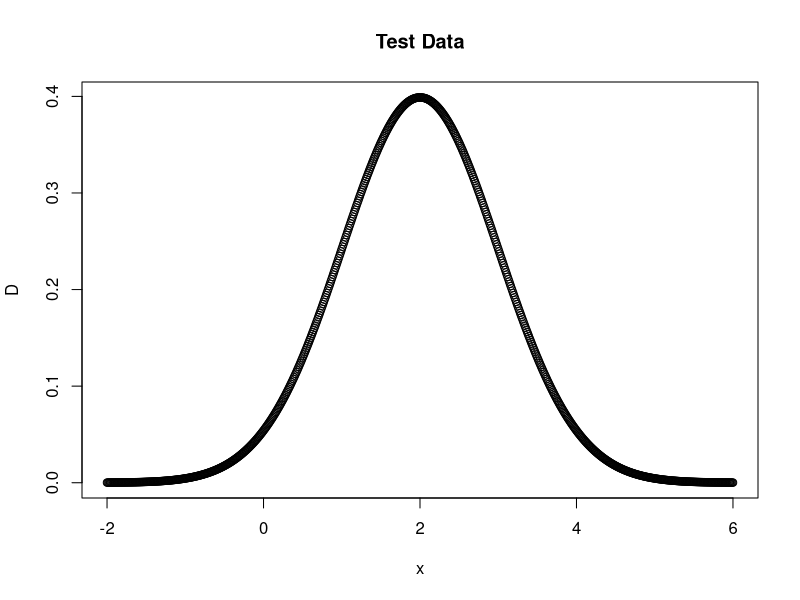
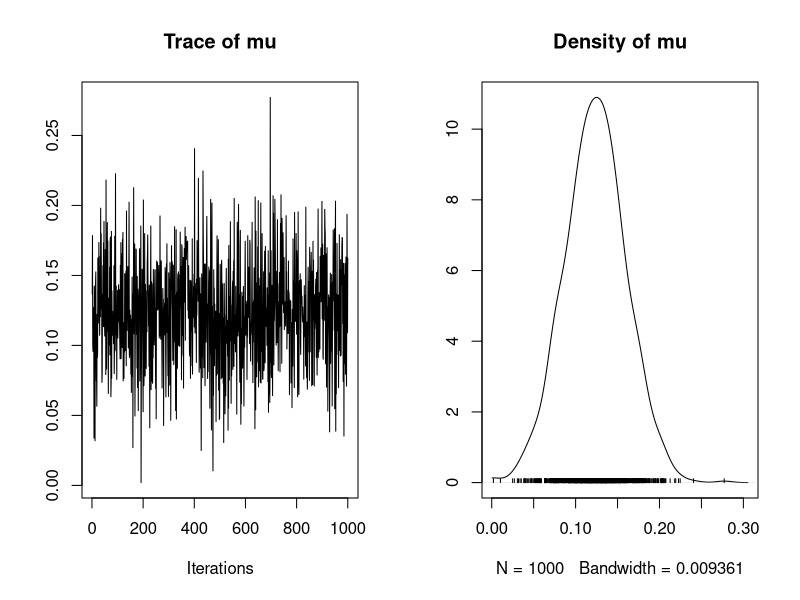

The R source for these figures, in order: (Note: this script raises an error after producing the figures.)
## MCMC for conjugate Normal distribution
# 19/10/2017

# Prior distiribution of theta has a mean of 0 and variance of 1
# Observation of data has an unknown mean and a variance of 1

# Packages needed
library("MCMCpack")

################# 
## Create data ##
#################

obs_var <- 1
obs_sd <- obs_var^(1/2)
obs_mean <- 2

prior_var <- 1
prior_sd <- prior_var^(1/2)
prior_mean <- 0

# create independent x-values 
x <- seq(-2, 6, 0.01)
# create dependent values according to Normal distribution
D <- dnorm(x, obs_mean, obs_var)

plot(x,D, main="Test Data")

####################################################### 
## Use MCMCpack as a comparison for my manual method ##
#######################################################

# The data, known variance of data, prior mean of mu, prior variance of mu, number of MC draws
# don't know mean of data!
mcmc_package <- MCnormalnormal(D, obs_var, prior_mean, prior_var, mc = 1000)
plot(mcmc_package)
var(mcmc_package)
mean(mcmc_package)

######################
## My manual method ##
######################

# Use the same test data as for MCMCpack
# This may be wrong
likelihood <- function(param){
  dnorm(x, obs_mean, obs_sd, log= T)  
} 


# Define the prior distribution (mean=0, variance=1)
# mean_prior <- dnorm(x, prior_mean, prior_sd, log=T)
mean_prior <- function(param){
  a = param[1]
  aprior = dnorm(x, prior_mean, prior_sd, log = T)
  return(aprior)
}

# Define the posterior distribution
# Note: is on a logarithmic scale
#mean_posterior <- likelihood + mean_prior
mean_posterior <- function(param){
  return (likelihood(param) + mean_prior(param))
}

# plot(x, mean_posterior, type="l", col = "red", ylim = c(-30, 0), ylab = "log(mean)")
# par(new=TRUE)
# plot(x, mean_prior, type="l", col="black", ylim = c(-30, 0), ylab = " ")

# Apply the Metropolis algorithm
# Probability density distribution for proposing new values
#proposalfunction <- (rnorm(1, mean_prior, prior_sd))

proposalfunction <- function(param){
  return(rnorm(1,mean = param, prior_sd))
}

# Start at random parameter value
# Choose new parameter close to old value based on prob. density ratio
# Jump to new probability if P(old)/P(new) >1

metropolis_MCMC <- function(startvalue, iterations){
  chain = array(dim = c(iterations+1))
  chain[1] = startvalue
  for (i in 1:iterations){
    proposal = proposalfunction(chain[i])

    probab = exp(mean_posterior(proposal) - mean_posterior(chain[i]))
    if (runif(1) < probab){
      chain[i+1] = proposal
    }else{
      chain[i+1] = chain[i]
    }
  }
  return(chain)
}

startvalue = prior_mean
chain = metropolis_MCMC(startvalue, 10000)

burnIn = 5000
acceptance = 1-mean(duplicated(chain[-(1:burnIn),]))

par(mfrow = c(1,2))
hist(chain[-(1:burnIn),1],nclass=30, main="Posterior of mean", xlab="True value = red line" )
abline(v = mean(chain[-(1:burnIn),1]))
#abline(v = trueA, col="red" )
plot(chain[-(1:burnIn),1], type = "l", xlab="True value = red line" , main = "Chain values of mean")
#abline(h = trueA, col="red" )

# https://theoreticalecology.wordpress.com/2010/09/17/metropolis-hastings-mcmc-in-r/
# This example works in logs!
# proposalfunction <- function(param){
#   return(rnorm(3,mean = param, sd= c(0.1,0.5,0.3)))
# }
# run_metropolis_MCMC <- function(startvalue, iterations){
#   chain = array(dim = c(iterations+1,3))
#   chain[1,] = startvalue
#   for (i in 1:iterations){
#     proposal = proposalfunction(chain[i,])
#     
#     probab = exp(posterior(proposal) - posterior(chain[i,]))
#     if (runif(1) < probab){
#       chain[i+1,] = proposal
#     }else{
#       chain[i+1,] = chain[i,]
#     }
#   }
#   return(chain)
# }
